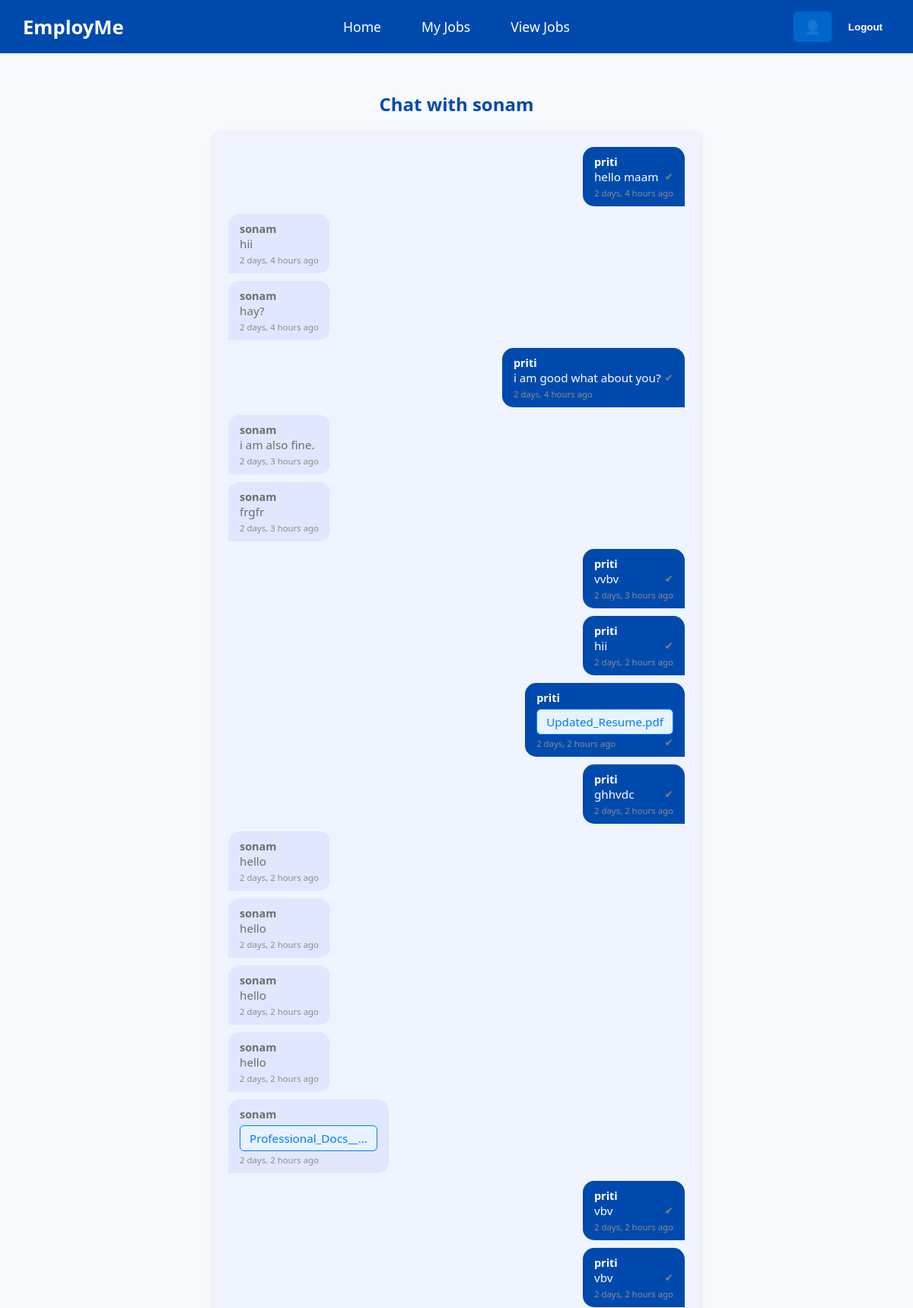
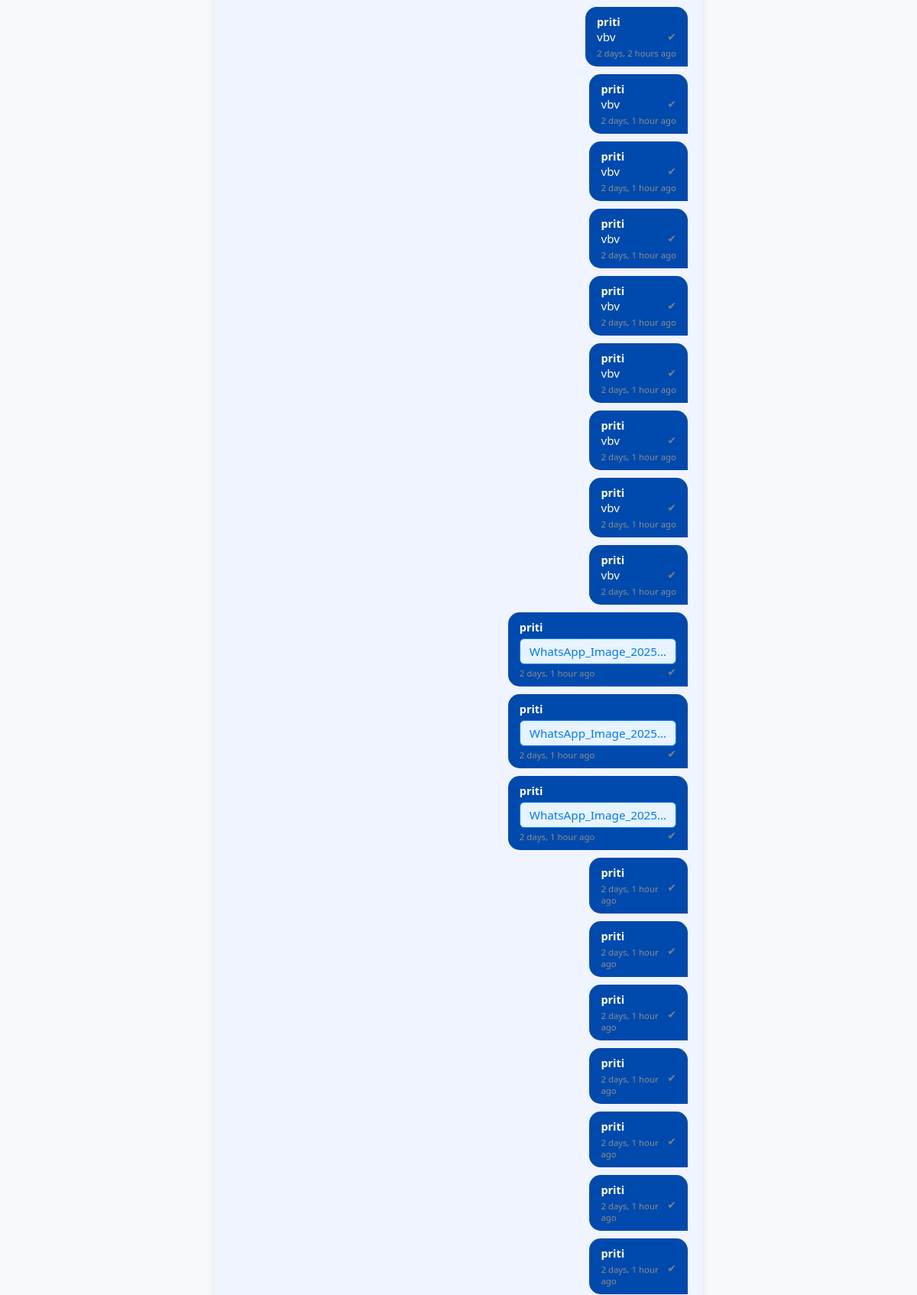
The page /chat/34/ (signed in, upper part) on the database its author committed (2 pictures, top to bottom).
### app/models.py (models this page shows, shortened)
class Message(models.Model):
    sender = models.ForeignKey(User, on_delete=models.CASCADE, related_name='sent_messages')
    receiver = models.ForeignKey(User, on_delete=models.CASCADE, related_name='received_messages')
    room_name = models.CharField(max_length=100)
    content = models.TextField(blank=True)
    file = models.FileField(upload_to='chat_files/', blank=True, null=True)
    seen = models.BooleanField(default=False)
    timestamp = models.DateTimeField(auto_now_add=True)

### app/views.py (the view, shortened to what this page needs)
# urls.py: path('chat/<int:user_id>/', views.start_chat, name='start_chat'),
@login_required
def start_chat(request, user_id):
    user1 = request.user
    user2 = get_object_or_404(User, id=user_id)
    room_name = get_room_name(user1, user2)
    messages = Message.objects.filter(
        sender__in=[user1, user2],
        receiver__in=[user1, user2]
    ).order_by('timestamp')
    return render(request, 'app/chat.html', {
        'room_name': room_name,
        'receiver': user2,
        'messages': messages,
    })

### app/views.py (called while the page is built)
def get_room_name(user1, user2):
    sorted_ids = sorted([user1.id, user2.id])
    return f"chat_{sorted_ids[0]}_{sorted_ids[1]}"

### app/templates/app/chat.html (shortened to what this page needs)
 {% extends 'app/base.html' %}
{% load humanize %}
{% block content %}
<h2 class="chat-heading">Chat with {{ receiver.username }}</h2>
<div class="chat-box">
  <div class="messages" id="messageContainer">
    {% for msg in messages %}
      <div class="message-bubble {% if msg.sender == user %}sent{% else %}received{% endif %}">
        <div class="sender-name"><strong>{{ msg.sender.username }}</strong></div>
        <div class="message-content">
          {% if msg.file %}
            <a href="{{ msg.file.url }}" target="_blank" class="file-link">{{ msg.file.name|slice:"11:"|truncatechars:20 }}</a><br>
          {% endif %}
          {{ msg.content }}
          {% if msg.sender == user %}
            <span class="tick">{% if msg.seen %}✔✔{% else %}✔{% endif %}</span>
          {% endif %}
        </div>
        <div class="timestamp">{{ msg.timestamp|naturaltime }}</div>
      </div>
    {% endfor %}
  </div>
</div>
{% endblock %}

### app/static/css/styles.css (style rules this page uses)
body { font-family: 'Segoe UI', sans-serif; margin: 0; padding: 0; background-color: #f7f9fc; color: #333; }
.file-link { display: inline-block; padding: 6px 12px; background-color: #e7f3ff; border: 1px solid #007bff; border-radius: 6px; color: #007bff; text-decoration: none; font-weight: 500; margin-top: 5px; transition: background-color 0.3s; }
.tick { float: right; font-size: 0.9em; color: gray; margin-left: 5px; }
.chat-heading { text-align: center; color: #004aad; margin-bottom: 20px; }
.chat-box { max-width: 600px; margin: auto; background: #f0f4ff; border-radius: 8px; padding: 20px; box-shadow: 0 2px 8px rgba(0,0,0,0.1); min-height: 70vh; }
.messages { max-height: 60vh; overflow-y: auto; margin-bottom: 15px; display: flex; flex-direction: column; gap: 10px; }
.message-bubble { max-width: 75%; padding: 10px 15px; border-radius: 15px; font-size: 0.95rem; }
.message-bubble.sent { background-color: #004aad; color: white; align-self: flex-end; border-bottom-right-radius: 0; }
.message-bubble.received { background-color: #e0e7ff; color: #6e6d6d; align-self: flex-start; border-bottom-left-radius: 0; }
.sender-name { font-weight: bold; font-size: 0.9rem; }
.timestamp { font-size: 0.75em; margin-top: 4px; color:rgb(141, 139, 139); }
h2 { color: #004aad; text-align: center; margin-bottom: 20px; }

### rows shown on the page
Message: sender.username "priti", content "hello maam", timestamp "2 days, 4 hours ago"
Message: sender.username "sonam", content "hii", timestamp "2 days, 4 hours ago"
Message: sender.username "sonam", content "hay?", timestamp "2 days, 4 hours ago"
Message: sender.username "priti", content "i am good what about you?", timestamp "2 days, 4 hours ago"
Message: sender.username "sonam", content "i am also fine.", timestamp "2 days, 3 hours ago"
Message: sender.username "sonam", content "frgfr", timestamp "2 days, 3 hours ago"
Message: sender.username "priti", content "vvbv", timestamp "2 days, 3 hours ago"
Message: sender.username "priti", content "hii", timestamp "2 days, 2 hours ago"
Message: sender.username "priti", file.name "Updated_Resume.pdf", timestamp "2 days, 2 hours ago"
Message: sender.username "priti", content "ghhvdc", timestamp "2 days, 2 hours ago"
Message: sender.username "sonam", content "hello", timestamp "2 days, 2 hours ago"
Message: sender.username "sonam", content "hello", timestamp "2 days, 2 hours ago"
Message: sender.username "sonam", content "hello", timestamp "2 days, 2 hours ago"
Message: sender.username "sonam", content "hello", timestamp "2 days, 2 hours ago"
Message: sender.username "sonam", file.name "Professional_Docs__…", timestamp "2 days, 2 hours ago"
Message: sender.username "priti", content "vbv", timestamp "2 days, 2 hours ago"
Message: sender.username "priti", content "vbv", timestamp "2 days, 2 hours ago"
Message: sender.username "priti", content "vbv", timestamp "2 days, 2 hours ago"
Message: sender.username "priti", content "vbv", timestamp "2 days, 1 hour ago"
Message: sender.username "priti", content "vbv", timestamp "2 days, 1 hour ago"
Message: sender.username "priti", content "vbv", timestamp "2 days, 1 hour ago"
Message: sender.username "priti", content "vbv", timestamp "2 days, 1 hour ago"
Message: sender.username "priti", content "vbv", timestamp "2 days, 1 hour ago"
Message: sender.username "priti", content "vbv", timestamp "2 days, 1 hour ago"
Message: sender.username "priti", content "vbv", timestamp "2 days, 1 hour ago"
Message: sender.username "priti", content "vbv", timestamp "2 days, 1 hour ago"
Message: sender.username "priti", file.name "WhatsApp_Image_2025…", timestamp "2 days, 1 hour ago"
Message: sender.username "priti", file.name "WhatsApp_Image_2025…", timestamp "2 days, 1 hour ago"
Message: sender.username "priti", file.name "WhatsApp_Image_2025…", timestamp "2 days, 1 hour ago"
Message: sender.username "priti", timestamp "2 days, 1 hour ago"
Message: sender.username "priti", timestamp "2 days, 1 hour ago"
Message: sender.username "priti", timestamp "2 days, 1 hour ago"
Message: sender.username "priti", timestamp "2 days, 1 hour ago"
Message: sender.username "priti", timestamp "2 days, 1 hour ago"
Message: sender.username "priti", timestamp "2 days, 1 hour ago"
Message: sender.username "priti", timestamp "2 days, 1 hour ago"

### other values the page prints
{{ receiver.username }} "sonam"
